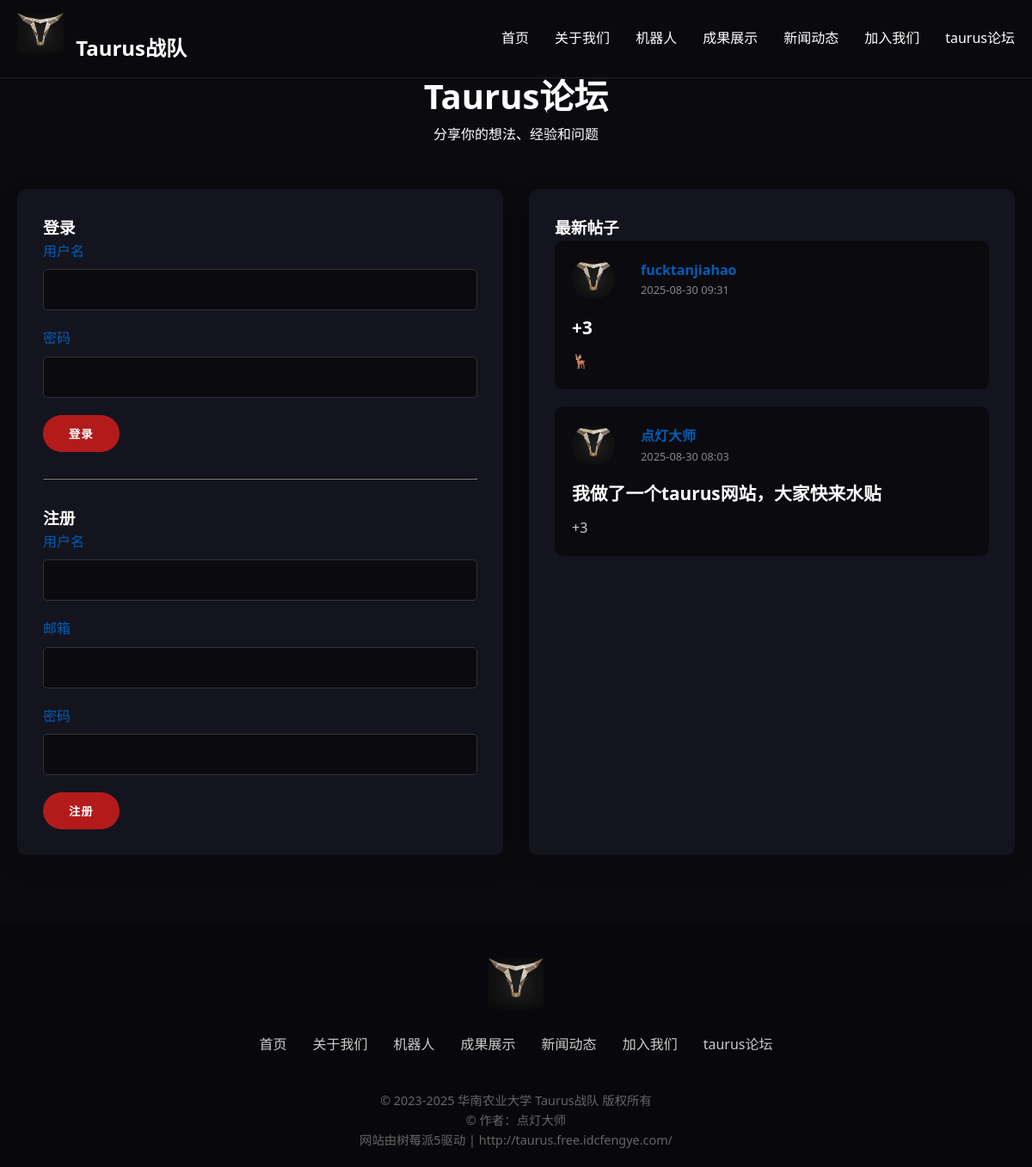
/forum.php, run on the app's committed database.
### tables this page shows
CREATE TABLE `posts` (
  `id` int(11) NOT NULL AUTO_INCREMENT,
  `user_id` int(11) NOT NULL,
  `title` varchar(255) NOT NULL,
  `content` text NOT NULL,
  `created_at` timestamp NULL DEFAULT current_timestamp(),
  `updated_at` timestamp NULL DEFAULT current_timestamp() ON UPDATE current_timestamp(),
  PRIMARY KEY (`id`),
  KEY `user_id` (`user_id`),
  CONSTRAINT `posts_ibfk_1` FOREIGN KEY (`user_id`) REFERENCES `users` (`id`) ON DELETE CASCADE
);

CREATE TABLE `users` (
  `id` int(11) NOT NULL AUTO_INCREMENT,
  `username` varchar(50) NOT NULL,
  `email` varchar(100) NOT NULL,
  `password` varchar(255) NOT NULL,
  `avatar` varchar(255) DEFAULT 'default-avatar.jpg',
  `created_at` timestamp NULL DEFAULT current_timestamp(),
  `last_login` timestamp NULL DEFAULT NULL,
  PRIMARY KEY (`id`),
  UNIQUE KEY `username` (`username`),
  UNIQUE KEY `email` (`email`)
);

### forum.php (the view, shortened to what this page needs)
<?php
require_once 'config.php';
try {
    $stmt = $pdo->prepare("
        SELECT p.*, u.username, u.avatar
        FROM posts p
        JOIN users u ON p.user_id = u.id
        ORDER BY p.created_at DESC
    ");
    $stmt->execute();
    $posts = $stmt->fetchAll();
} catch(PDOException $e) {
    $error = "获取帖子失败: " . $e->getMessage();
}
?>
<!DOCTYPE html>
<html lang="zh-CN">
<head>
    <link rel="stylesheet" href="https://cdnjs.cloudflare.com/ajax/libs/font-awesome/6.0.0/css/all.min.css">
</head>
<body>
    <header id="header">
        <div class="container">
            <nav class="navbar">
                <div class="logo">
                    <a href="index.php">
                        <img src="image/team-logo.jpg" alt="华南农业大学 Taurus战队Logo">
                        <span class="logo-text">Taurus战队</span>
                    </a>
                </div>
                <ul class="nav-links">
                    <li><a href="index.php">首页</a></li>
                    <li><a href="index.php#about">关于我们</a></li>
                    <li><a href="index.php#robots">机器人</a></li>
                    <li><a href="index.php#achievements">成果展示</a></li>
                    <li><a href="index.php#news">新闻动态</a></li>
                    <li><a href="joinus.php">加入我们</a></li>
                    <li><a href="forum.php">taurus论坛</a></li>
                </ul>
            </nav>
        </div>
    </header>
    <section class="section">
        <div class="container">
            <div class="section-title">
                <h2>Taurus论坛</h2>
                <p>分享你的想法、经验和问题</p>
            </div>
            <div class="forum-container">
                <?php if(!isset($_SESSION['user_id'])): ?>
                    <div class="auth-forms">
                        <h3>登录</h3>
                        <form method="POST" action="forum.php">
                            <div class="form-group">
                                <label for="login-username">用户名</label>
                                <input type="text" id="login-username" name="username" required>
                            </div>
                            <div class="form-group">
                                <label for="login-password">密码</label>
                                <input type="password" id="login-password" name="password" required>
                            </div>
                            <button type="submit" name="login" class="btn">登录</button>
                        </form>
                        <hr style="margin: 30px 0; border-color: #333;">
                        <h3>注册</h3>
                        <form method="POST" action="forum.php">
                            <div class="form-group">
                                <label for="reg-username">用户名</label>
                                <input type="text" id="reg-username" name="username" required>
                            </div>
                            <div class="form-group">
                                <label for="reg-email">邮箱</label>
                                <input type="email" id="reg-email" name="email" required>
                            </div>
                            <div class="form-group">
                                <label for="reg-password">密码</label>
                                <input type="password" id="reg-password" name="password" required>
                            </div>
                            <button type="submit" name="register" class="btn">注册</button>
                        </form>
                    </div>
                <?php endif; ?>
                <div class="posts-list">
                    <h3>最新帖子</h3>
                    <?php if(empty($posts)): ?>
                        <p>暂无帖子，成为第一个发帖的人吧！</p>
                    <?php else: ?>
                        <?php foreach($posts as $post): ?>
                            <div class="post">
                                <div class="post-header">
                                    <div class="user-avatar">
                                        <img src="image/<?php echo $post['avatar']; ?>" alt="用户头像">
                                    </div>
                                    <div class="post-user">
                                        <div class="post-username"><?php echo htmlspecialchars($post['username']); ?></div>
                                        <div class="post-date"><?php echo date('Y-m-d H:i', strtotime($post['created_at'])); ?></div>
                                    </div>
                                </div>
                                <h4 class="post-title"><?php echo htmlspecialchars($post['title']); ?></h4>
                                <div class="post-content"><?php echo nl2br(htmlspecialchars($post['content'])); ?></div>
                            </div>
                        <?php endforeach; ?>
                    <?php endif; ?>
                </div>
            </div>
        </div>
    </section>
    <footer>
        <div class="container">
            <div class="footer-content">
                <div class="footer-logo">
                    <img src="image/team-logo-footer.jpg" alt="华南农业大学 Taurus战队Logo">
                </div>
                <ul class="footer-links">
                    <li><a href="index.php">首页</a></li>
                    <li><a href="index.php#about">关于我们</a></li>
                    <li><a href="index.php#robots">机器人</a></li>
                    <li><a href="index.php#achievements">成果展示</a></li>
                    <li><a href="index.php#news">新闻动态</a></li>
                    <li><a href="joinus.php">加入我们</a></li>
                    <li><a href="forum.php">taurus论坛</a></li>
                </ul>
                <div class="copyright">
                    <p>&copy; 2023-2025 华南农业大学 Taurus战队 版权所有</p>
                    <p>&copy; 作者：点灯大师</p>
                    <p>网站由树莓派5驱动 | <a href="http://taurus.free.idcfengye.com/">http://taurus.free.idcfengye.com/</a></p>
                </div>
            </div>
        </div>
    </footer>
</body>
</html>

### forum.php (style rules this page uses)
:root { --primary-color: #b31b1b; --secondary-color: #005eb8; --dark-color: #1a1a1a; --light-color: #f4f4f4; --transition: all 0.3s ease; }
* { margin: 0; padding: 0; box-sizing: border-box; font-family: 'Segoe UI', 'Microsoft YaHei', sans-serif; }
html { scroll-behavior: smooth; }
body { background-color: #0a0a0f; color: #fff; line-height: 1.6; overflow-x: hidden; }
a { text-decoration: none; color: inherit; }
.container { width: 100%; max-width: 1200px; margin: 0 auto; padding: 0 20px; }
.section { padding: 80px 0; }
.section-title { text-align: center; margin-bottom: 50px; position: relative; }
.section-title h2 { font-size: 2.5rem; font-weight: 700; display: inline-block; position: relative; }
.section-title h2::after { display: none; }
.btn { display: inline-block; padding: 12px 30px; background: var(--primary-color); color: #fff; border-radius: 30px; text-transform: uppercase; font-weight: 600; letter-spacing: 1px; transition: var(--transition); border: none; cursor: pointer; }
header { position: fixed; top: 0; left: 0; width: 100%; z-index: 1000; background: rgba(10, 10, 15, 0.95); backdrop-filter: blur(10px); border-bottom: 1px solid rgba(255, 255, 255, 0.1); padding: 15px 0; transition: var(--transition); }
.navbar { display: flex; justify-content: space-between; align-items: center; }
.logo { display: flex; align-items: center; }
.logo img { height: 50px; }
.logo-text { margin-left: 10px; font-size: 1.5rem; font-weight: 700; color: #fff; }
.nav-links { display: flex; list-style: none; }
.nav-links li { margin-left: 30px; position: relative; }
.nav-links a { color: #fff; font-weight: 500; font-size: 1rem; transition: var(--transition); }
.nav-links a::after { content: ''; position: absolute; bottom: -5px; left: 0; width: 0; height: 2px; background: var(--primary-color); transition: var(--transition); }
.forum-container { display: flex; flex-wrap: wrap; gap: 30px; margin-top: 40px; }
.auth-forms, .post-form, .posts-list { flex: 1; min-width: 300px; background: #14141f; padding: 30px; border-radius: 10px; box-shadow: 0 10px 30px rgba(0, 0, 0, 0.2); }
.form-group { margin-bottom: 20px; }
.form-group label { display: block; margin-bottom: 8px; color: var(--secondary-color); }
.form-group input, .form-group textarea { width: 100%; padding: 12px; background: #0a0a0f; border: 1px solid #333; border-radius: 5px; color: #fff; font-size: 1rem; }
.user-avatar { width: 50px; height: 50px; border-radius: 50%; overflow: hidden; margin-right: 15px; }
.user-avatar img { width: 100%; height: 100%; object-fit: cover; }
.post { background: #0a0a0f; border-radius: 10px; padding: 20px; margin-bottom: 20px; }
.post-header { display: flex; align-items: center; margin-bottom: 15px; }
.post-user { margin-left: 15px; }
.post-username { font-weight: bold; color: var(--secondary-color); }
.post-date { font-size: 0.8rem; color: #888; }
.post-title { font-size: 1.3rem; margin-bottom: 10px; color: #fff; }
.post-content { line-height: 1.6; color: #ccc; }
footer { background: #08080c; padding: 40px 0 20px; text-align: center; }
.footer-content { display: flex; flex-direction: column; align-items: center; }
.footer-logo { margin-bottom: 20px; }
.footer-logo img { height: 60px; }
.footer-links { display: flex; list-style: none; margin-bottom: 20px; flex-wrap: wrap; justify-content: center; }
.footer-links li { margin: 0 15px; }
.footer-links a { color: #ccc; transition: var(--transition); }
.copyright { margin-top: 20px; color: #666; font-size: 0.9rem; }

### data on the page
posts: user.avatar (placeholder picture), user.username "fucktanjiahao", created_at "2025-08-30 09:31", title "+3", content "🦌"
posts: user.avatar (placeholder picture), user.username "点灯大师", created_at "2025-08-30 08:03", title "我做了一个taurus网站，大家快来水贴", content "+3"
